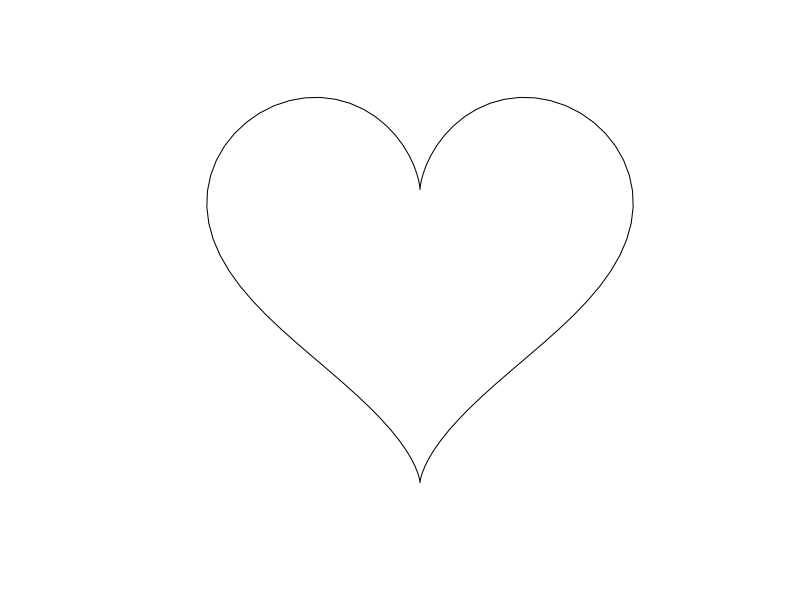
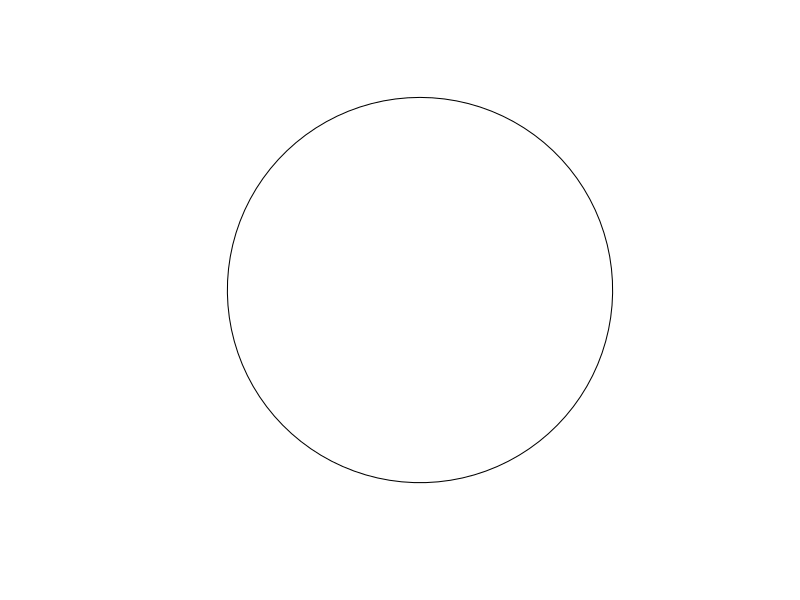
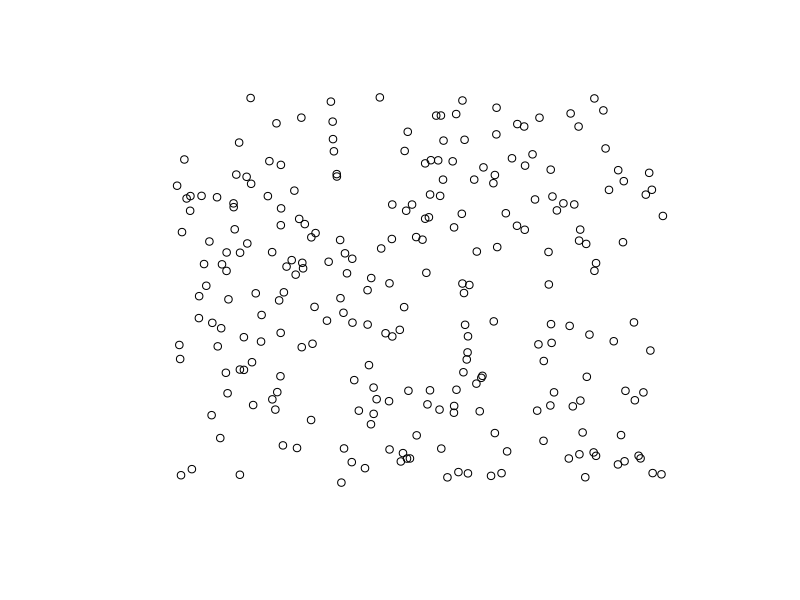
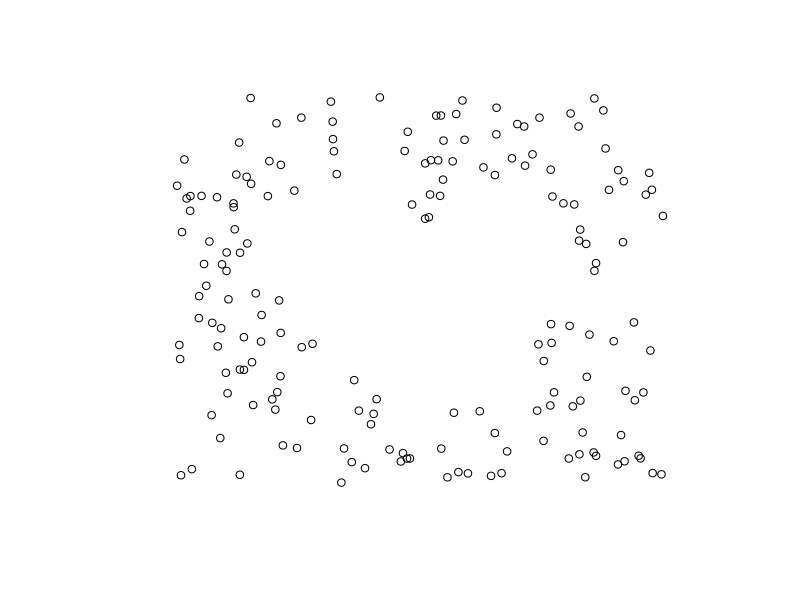
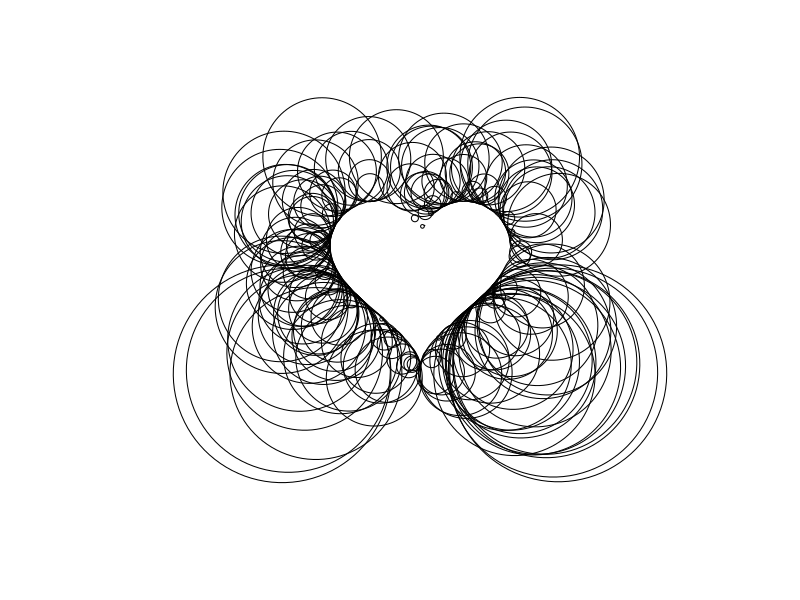
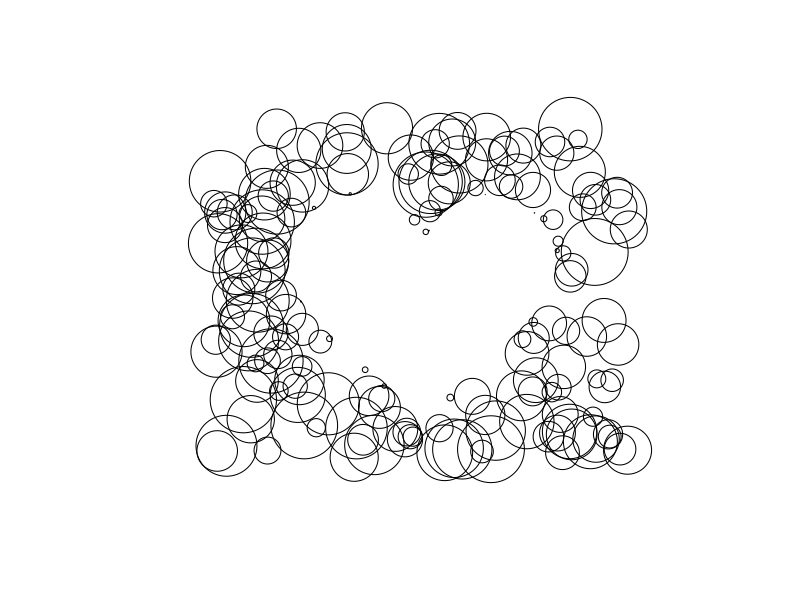
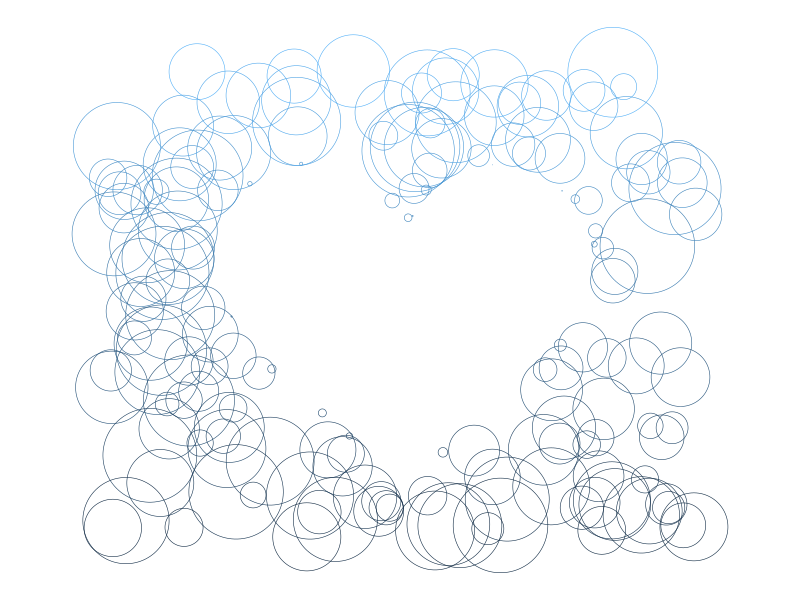
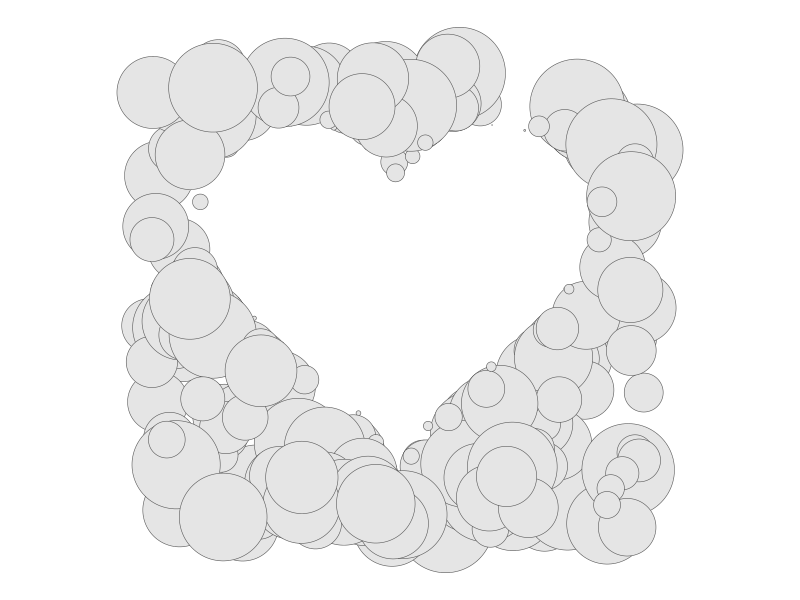

Write R code to recreate these figures, in order.
## ---- chunk 1
library(knitr)
opts_chunk$set(
  echo = TRUE, 
  cache = TRUE,
  collapse = TRUE,
  fig.width = 7, 
  fig.align = 'center',
  fig.asp = 0.618, # 1 / phi
  out.width = "700px")
knit_hooks$set(optipng = hook_optipng)
opts_chunk$set("optipng" = "-o5")
## ---- chunk 2
library(tidyverse)
library(sf)
library(patchwork)
## ---- chunk 3
heart_fun <- function(n) {
  t <- c(seq(0, 2 * pi, length.out = n), 0)
  
  out <- data.frame(
    x = c(16 * sin(t) ^ 3),
    y = 13 * cos(t) - 5 * cos(2 * t) - 2 * cos(3 * t) - cos(4 * t)
  )
  out <- as.matrix(out)
  out <- list(out)
  st_polygon(out)
}
## ---- chunk 4
heart_fun(100)
## ---- chunk 5
plot(heart_fun(100))
## ---- chunk 6
circle_fun <- function(n) {
  t <- c(seq(0, 2 * pi, length.out = n), 0)
  
  out <- data.frame(
    x = sin(t),
    y = cos(t)
  )
  out <- as.matrix(out)
  out <- list(out)
  st_polygon(out)
}

plot(circle_fun(100))
## ---- chunk 7
st_bbox(heart_fun(100))
## ---- chunk 8
circle <- circle_fun(100)
heart <- heart_fun(100)
## ---- chunk 9
points <- data.frame(x = runif(250, -25, 25),
                     y = runif(250, -20, 20)) %>% 
  sf::st_as_sf(coords = c(1, 2))

plot(points)
## ---- chunk 10
points <- points[!lengths(st_intersects(points, heart)), ]
plot(points)
## ---- chunk 11
all_polygons <- map(points[[1]],
    ~ (circle * st_distance(heart, .x, by_element = TRUE)) + .x) %>%
  st_sfc()
## ---- chunk 12
plot(all_polygons)
## ---- chunk 13
bound <- function(x, limit) {
  ifelse(x > limit, runif(1, limit / 4, limit), x)
}

all_polygons <- map(points[[1]],
    ~ (circle * bound(st_distance(heart, .x, by_element = TRUE), 4)) + .x) %>%
  st_sfc()

plot(all_polygons)
## ---- chunk 14
plotting_data <- data.frame(all_polygons) %>%
  mutate(x = map_dbl(geometry, ~st_centroid(.x)[[1]]),
         y = map_dbl(geometry, ~st_centroid(.x)[[2]])) 
## ---- chunk 15
plotting_data %>%
  ggplot() +
  geom_sf(aes(color = y, geometry = geometry), alpha = 0.2, fill = NA) +
  coord_sf(datum = NA) +
  theme_void() + 
  guides(color = "none")
## ---- chunk 16
circle_heart <- function(n, center_sf, outside_sf, outside_filter = "None", plotting_margin = 5, ...) {
  
  bound <- function(x, limit) {
    ifelse(x > limit, runif(1, limit / 4, limit), x)
  }
  
  range <- st_bbox(center_sf)
  points <- data.frame(x = runif(n, range[["xmin"]] - plotting_margin, 
                                    range[["xmax"]] + plotting_margin),
                       y = runif(n, range[["ymin"]] - plotting_margin, 
                                    range[["ymax"]] + plotting_margin)) %>% 
    sf::st_as_sf(coords = c(1, 2))
  
  if (outside_filter == "buffer") {
    points <- st_intersection(points, st_buffer(center_sf, plotting_margin))
  } 
  
  points <- points[!lengths(st_intersects(points, center_sf)), ]
  
  all_polygons <- map(points[[1]],
    ~ (outside_sf * bound(st_distance(center_sf, .x, by_element = TRUE), 4)) + .x) %>%
  st_sfc()
  
  plotting_data <- data.frame(all_polygons) %>%
  mutate(x = map_dbl(geometry, ~st_centroid(.x)[[1]]),
         y = map_dbl(geometry, ~st_centroid(.x)[[2]])) 
  
  plotting_data %>%
    ggplot() +
    geom_sf(..., mapping = aes(geometry = geometry)) +
    coord_sf(datum = NA) +
    theme_void()
}
## ---- chunk 17
circle_heart(300, heart_fun(100), circle_fun(100))
## ---- chunk 18
p1 <- circle_heart(300, heart_fun(100), circle_fun(100), 
                   plotting_margin = 10, fill = NA) +
  aes(color = sin(x / y)) +
  scale_color_viridis_c() +
  guides(color = "none")

p2 <- circle_heart(300, heart_fun(100), circle_fun(100), 
                   outside_filter = "buffer", plotting_margin = 10, color = NA, alpha = 0.4) +
  aes(fill = cos(x / y)) +
  scale_fill_viridis_c(option = "A") +
  guides(fill = "none")

p3 <- circle_heart(300, heart_fun(100), circle_fun(5), 
                   outside_filter = "buffer", plotting_margin = 10, color = NA, alpha = 0.4) +
  aes(fill = x + y) +
  scale_fill_gradient(low = "pink", high = "black") +
  guides(fill = "none")

p4 <- circle_heart(500, heart_fun(100), circle_fun(4), 
                   outside_filter = "buffer", plotting_margin = 10, color = NA, alpha = 0.4) +
  aes(fill = atan2(y, x)) +
  scale_fill_gradientn(colours = rainbow(256)) +
  guides(fill = "none")

p5 <- circle_heart(300, heart_fun(100), circle_fun(10), 
                   outside_filter = "buffer", plotting_margin = 10, color = NA, alpha = 0.4) +
  aes(fill = factor(floor(x * y) %% 8)) +
  scale_fill_brewer(palette = "Set1") +
  guides(fill = "none")

p6 <- circle_heart(500, heart_fun(100), heart_fun(100) / 20, 
                   outside_filter = "buffer", plotting_margin = 10, color = "grey70", alpha = 0.4) +
  aes(fill = (y %% 4) * (x %% 1)) +
  scale_fill_gradientn(colours = cm.colors(256)) +
  guides(fill = "none")

p1 + p2 + p3 + p4 + p5 + p6 + plot_layout(ncol = 3)
